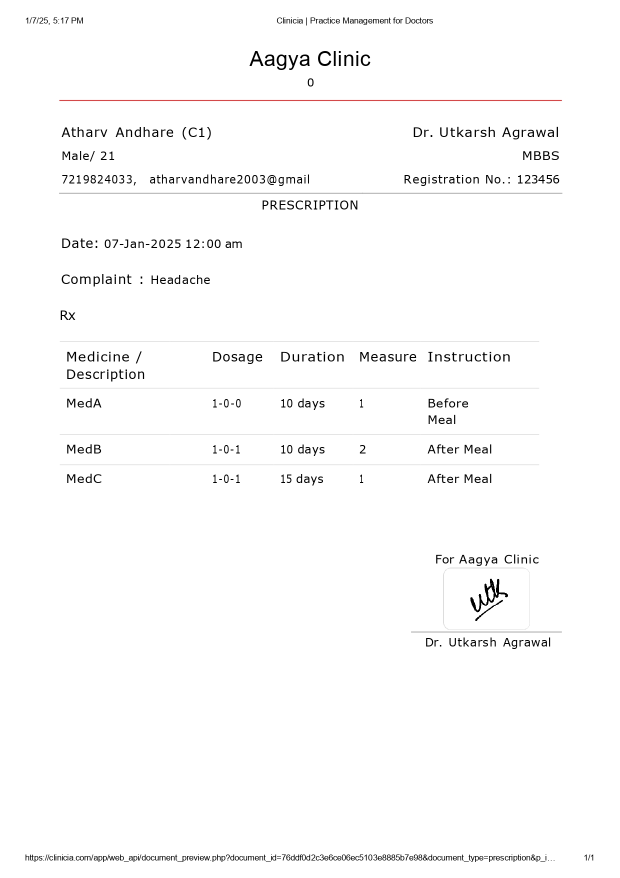
#> input picture src/scanned_prescriptions/verdana1_page-0001.jpg, 1240 x 1755 px (shown at 1/2 size)
$ python -i utils.py   (imports and definitions only)
#> lines starting #> are read from the running program, lines starting #| are printed output that depends on the picture; after the words box and inside, x2 and y2 are one past the last pixel; in counts of white or black regions, pixels touching at a corner belong together
from csv import reader
import os
# import easyocr
import cv2
from PIL import Image, ImageEnhance, ImageFilter
import numpy as np
import re

# # Initialize the EasyOCR reader
#reader = easyocr.Reader(['en'])  # Specify the language(s) you want to use

# Function to preprocess the image before OCR
def preprocess_image(pil_image):
    pil_image = pil_image.convert('L')  # Convert to grayscale
    threshold = 160
    pil_image = pil_image.point(lambda p: p > threshold and 255)  # Binarize the image
    enhancer = ImageEnhance.Contrast(pil_image)
    pil_image = enhancer.enhance(4)  # Enhance contrast
    enhancer = ImageEnhance.Sharpness(pil_image)
    pil_image = enhancer.enhance(4)  # Enhance sharpness
    pil_image = pil_image.filter(ImageFilter.EDGE_ENHANCE_MORE)  # Apply edge enhancement
    pil_image = pil_image.resize((pil_image.width * 3, pil_image.height * 3), Image.Resampling.LANCZOS)  # Upscale image
    return np.array(pil_image)

# Function to perform OCR on the image
def perform_ocr(image_path):
    # Load the image using OpenCV
    image = cv2.imread(image_path)
#> image is the input picture: shape (1755, 1240, 3); mean B, G, R 250.9, 250.9, 251

    # Check if the image was loaded successfully
    if image is None:
        raise FileNotFoundError(f"Error: The image at path '{image_path}' could not be loaded. Please check the file path.")

    # Convert numpy.ndarray (OpenCV format) to PIL Image
    pil_image = Image.fromarray(cv2.cvtColor(image, cv2.COLOR_BGR2RGB))

    # Preprocess the image before performing OCR
    preprocessed_image = preprocess_image(pil_image)
#> in preprocess_image, `pil_image = pil_image.point(lambda p: p > threshold and 255)`:
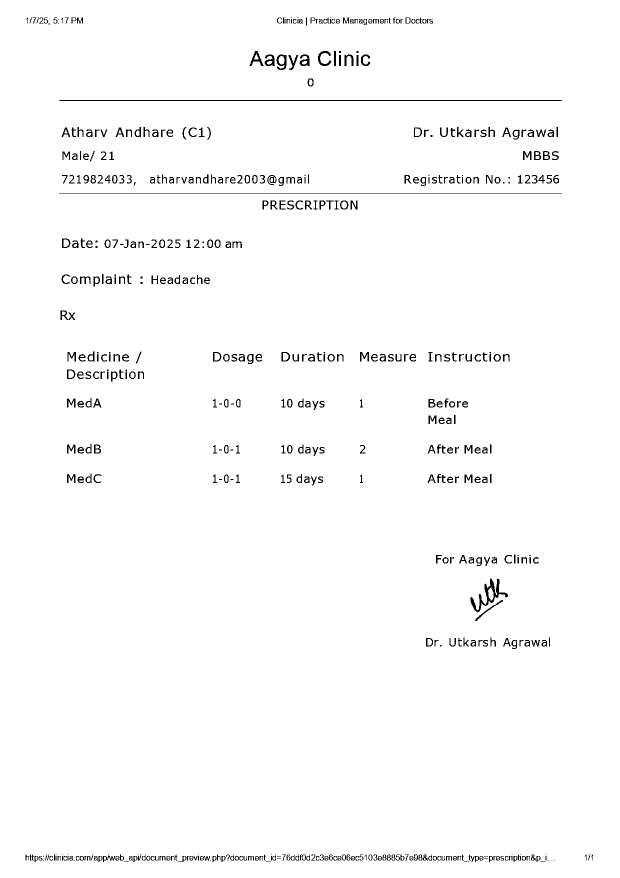
#> pil_image: PIL image 1240x1755 L (shown at 1/2 size); 98.2% white; black in thin lines or dots, all inside (x1, y1, x2, y2) = (51, 35, 1186, 1724)

    # Perform OCR on the preprocessed image
#> (the run stopped early here; a loop or call above may not have finished)
